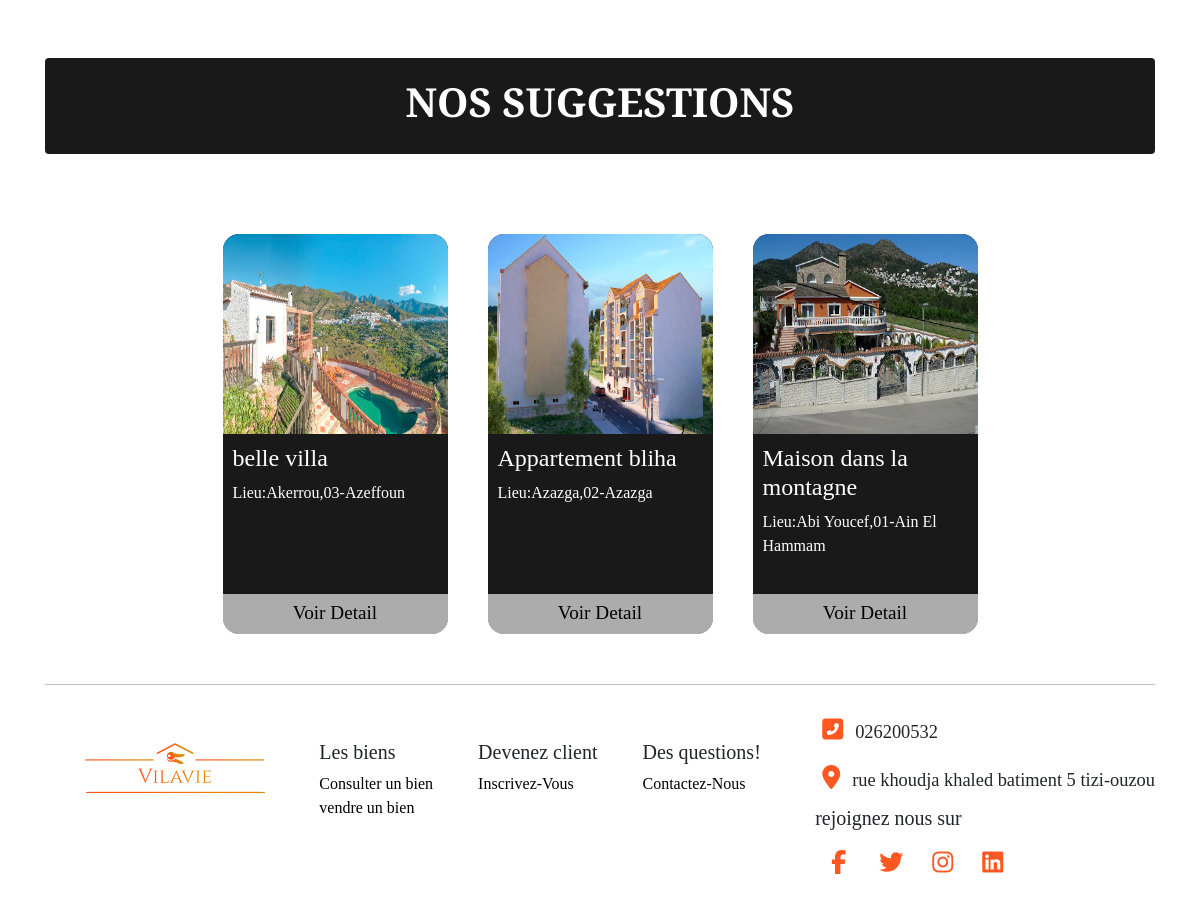
Before: / (lower part) with the older database file.
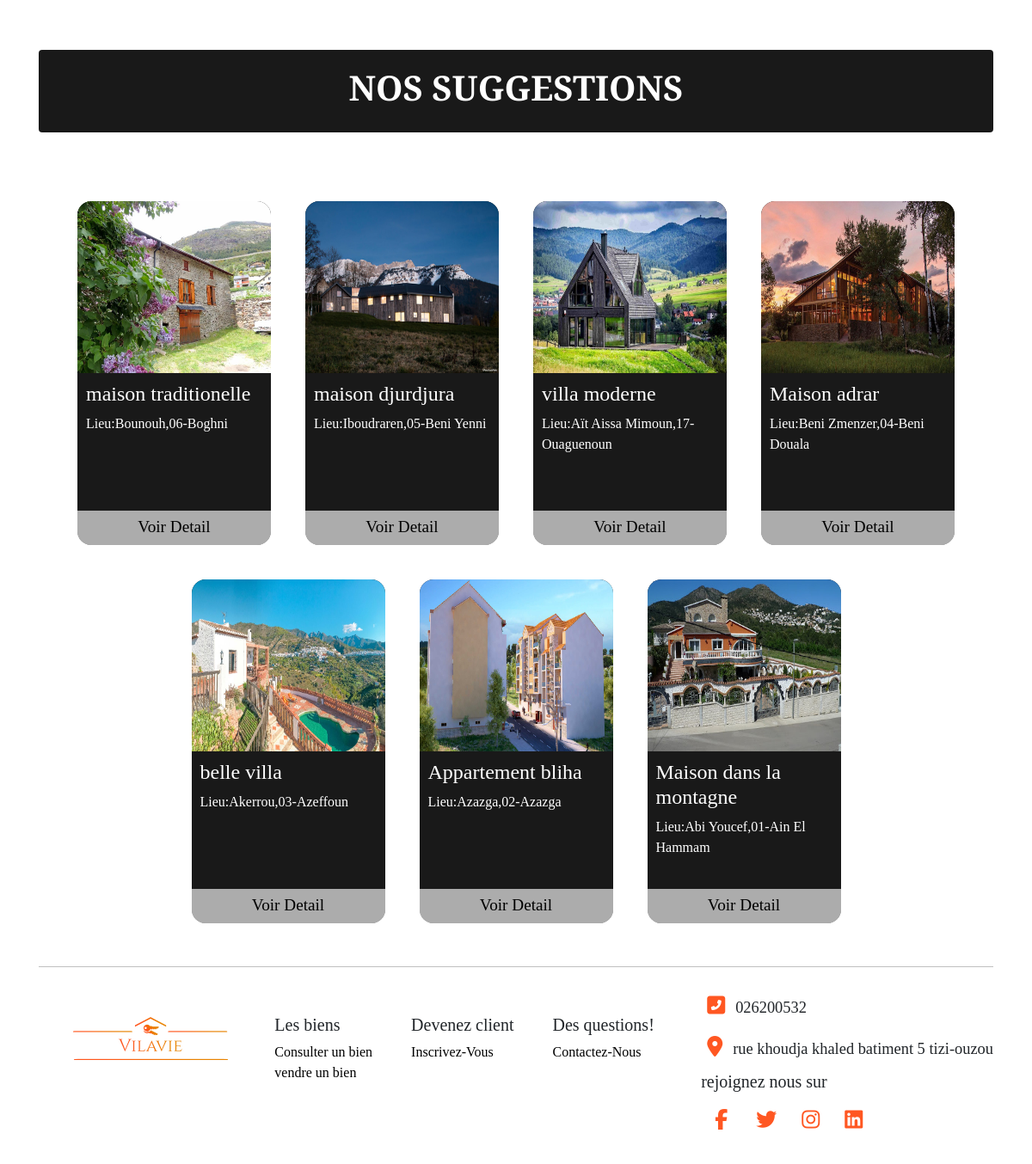
After: the same page with the newer database file.
### tables this page shows
CREATE TABLE IF NOT EXISTS `biens` (
  `id` int(11) NOT NULL AUTO_INCREMENT,
  `titre` varchar(255) NOT NULL,
  `description` text NOT NULL,
  `daira` varchar(255) NOT NULL,
  `commune` varchar(255) NOT NULL,
  `surface` int(11) NOT NULL,
  `etage` int(11) NOT NULL,
  `prix` int(255) NOT NULL,
  `lien_img` varchar(1024) NOT NULL,
  `proprietaire` varchar(255) NOT NULL,
  PRIMARY KEY (`id`)
);

### index.php (the view, shortened to what this page needs)
<!DOCTYPE html>
<html >
 <head>
     <link rel="stylesheet" href="./style/bootstrap.css">
     <link rel="stylesheet" href="./style/style.css">
     <link rel="stylesheet" href="https://cdnjs.cloudflare.com/ajax/libs/font-awesome/5.11.2/css/all.css">
 </head>
<?php
$db=new PDO('mysql:host=localhost;dbname=vilavie','root','',array(PDO::ATTR_ERRMODE => PDO::ERRMODE_EXCEPTION));
?>
  <body>
    <section class="sec2" id="suggestions">
      <div class="container">
        <div class="headsug">
          <h1 class="text-center text-uppercase font-weight-bold " >Nos suggestions</h1>
       </div>
       <div class="d-flex flex-wrap justify-content-center biensugbox ">
       <?php
       $bienrep = $db->query('SELECT id,titre, daira, commune, lien_img FROM biens ORDER BY id desc LIMIT 0,8');
       while ($donne= $bienrep->fetch()){
         echo('<div class="biensug" >
           <img src="./'.$donne['lien_img'].'" class="imgbien" alt="l\'image du bien" >
           <div class="infobien">
           <h4>'.$donne['titre'].'</h4>
           <p>Lieu:'.$donne['commune'].','.$donne['daira'].'</p>
          </div>
           <div class="linkdetail">
            <a href="./pages/detail.php?id='.$donne['id'].'" class="linkdetail">Voir Detail</a>
            </div>
         </div>');}
         ?>
         </div>
      </div>
    </section>
    <footer>
       <div class="container ">
        <div class="foot d-flex justify-content-between">
         <a href="./index.php" ><img class="logo-foot float-left" src="./images/logo.png" alt="le logo"></a>
            <div class="d-flex justify-content-between">
              <div class="onelinkfoot">
              <h5 class="titrelink">Les biens</h5>
              <a href="./pages/immobilier.php">Consulter un bien</a>
              <a href="./pages/deposer_annonce.php">vendre un bien</a>
              </div>
              <div class="onelinkfoot">
              <h5 class="titrelink"> Devenez client</h5>
              <a href="./pages/inscription.php">Inscrivez-Vous</a>
              </div>
              <div class="onelinkfoot">
              <h5 class="titrelink">Des questions!</h5>
              <a href="./pages/contact.php">Contactez-Nous</a>
              </div>
            </div>
           <div class="reseign ">
            <i class="fas fa-phone-square-alt"id="numero"></i><span>026200532</span><br>
            <i class="fas fa-map-marker-alt"id="adresse"></i><span class="adres">rue khoudja khaled
             batiment 5 tizi-ouzou</span>
             <div class="social">
             <h5>rejoignez nous sur<h5>
             <a href="" title="Notre page facebook" id="fb"class="sns fab fa-facebook-f"></a>
             <a href=""title="Notre twitter" class="sns fab fa-twitter"></a>
             <a href="" title="Notre instagram" class="sns fab fa-instagram"></a>
             <a href="" title="Notre Linked-in" class="sns fab fa-linkedin"></a>
           </div>
       </div>
        </div>
       </div>
    </footer>
   </body>
</html>

### style/style.css (style rules this page uses)
html,body { overflow-x: hidden; margin: 0; padding: 0; height: 100%; background: #ffffff !important; font-family:Tahoma; }
.sec2 { margin:auto; padding-top: 40px; height:auto; width: 100%; background:#fff; }
.headsug { margin-top: 20px; margin-bottom:30px; border-radius:0.25rem; background-color: rgba(0, 0, 0, 0.9); color:white; font-family: 'Cormorant Garamond', serif; padding:20px 0 20px 0; }
.biensugbox { padding-top: 30px; padding-bottom: 30px; }
.biensug { height: 400px; width: 225px; margin: 20px; background-color: rgba(0, 0, 0, 0.9); border-radius: 1rem; color:white; }
.imgbien { width: inherit; height:200px; border-top-left-radius: 1rem; border-top-right-radius: 1rem; }
.infobien { height:160px; padding: 10px; }
.linkdetail { background-color: rgba(255,255,255,0.4); height:40px; display: flex; justify-content: center; border-bottom-left-radius: 1rem; border-bottom-right-radius: 1rem; width:inherit; }
.linkdetail>a { color:#000; font-weight: 500; font-size: 1.2em; padding-top:5px; }
footer { background-color: white; }
.foot { border-top:1px solid silver; padding-top: 20px; font-family: initial; margin-bottom:20px; }
.logo-foot { margin:30px; }
.onelinkfoot { margin-right: 35px; margin-top:30px; padding:5px ; }
.onelinkfoot>a { display:block; color:black; }
.reseign { margin-top:15sspx; font-size:1.15rem; }
#numero, #adresse,.sns { background-color: white; color: #ff5722 ; padding:7px; font-size: 1.5rem; border-radius: 50%; margin:5px; }
.social { margin:5px; }
#fb { padding:7px 11px 7px 11px; }

Changed rows visible on the page:
added biens: lien_img (picture), titre "maison traditionelle", commune "Bounouh", daira "06-Boghni"
added biens: lien_img (picture), titre "maison djurdjura", commune "Iboudraren", daira "05-Beni Yenni"
added biens: lien_img (picture), titre "villa moderne", commune "Aït Aissa Mimoun", daira "17-Ouaguenoun"
added biens: lien_img (picture), titre "Maison adrar", commune "Beni Zmenzer", daira "04-Beni Douala"
